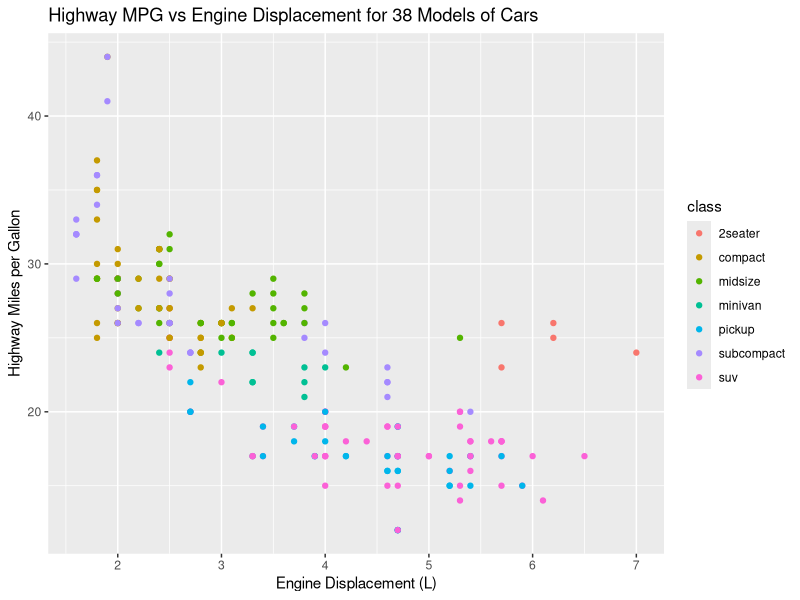
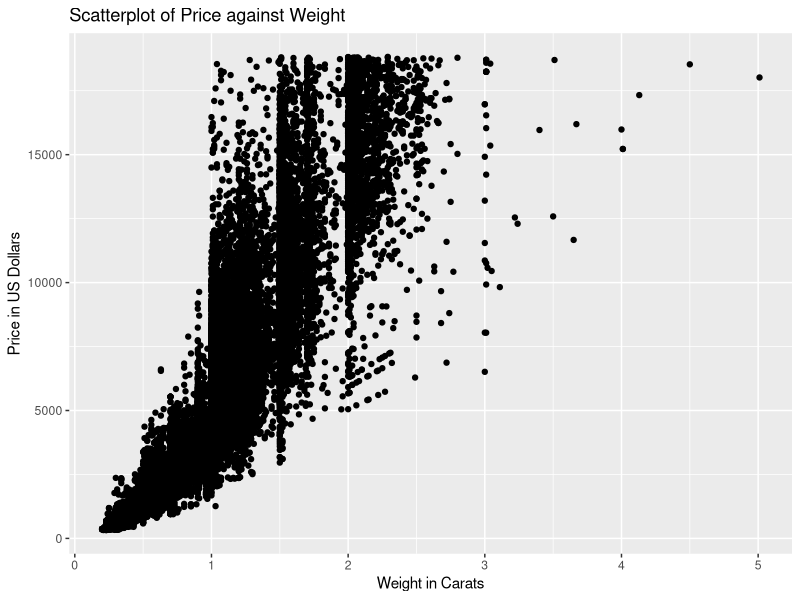
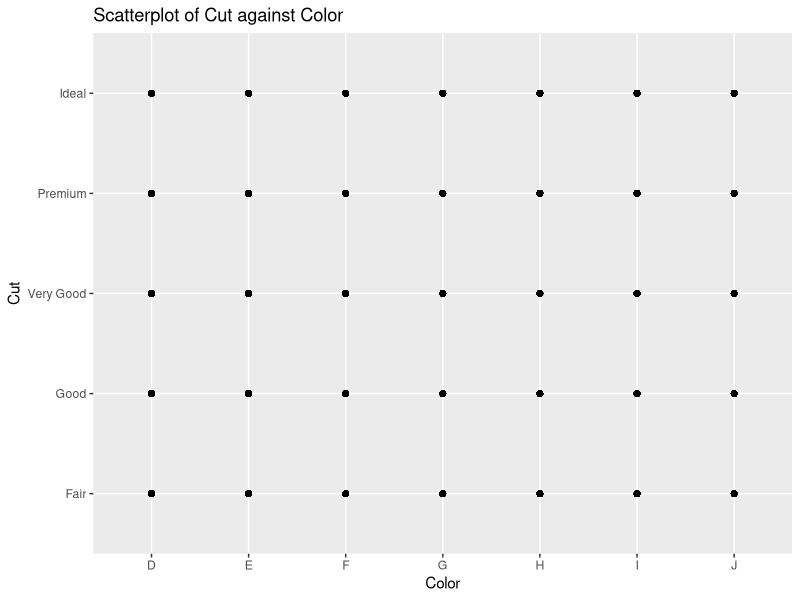
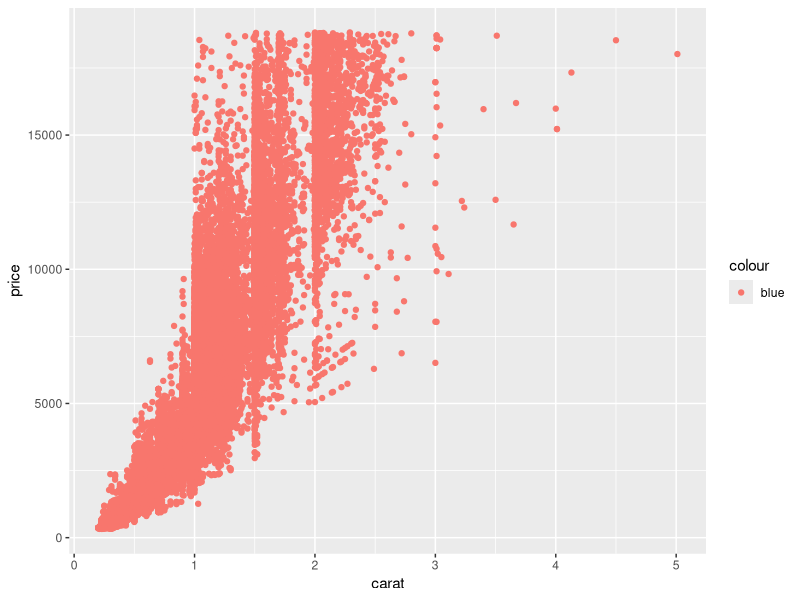
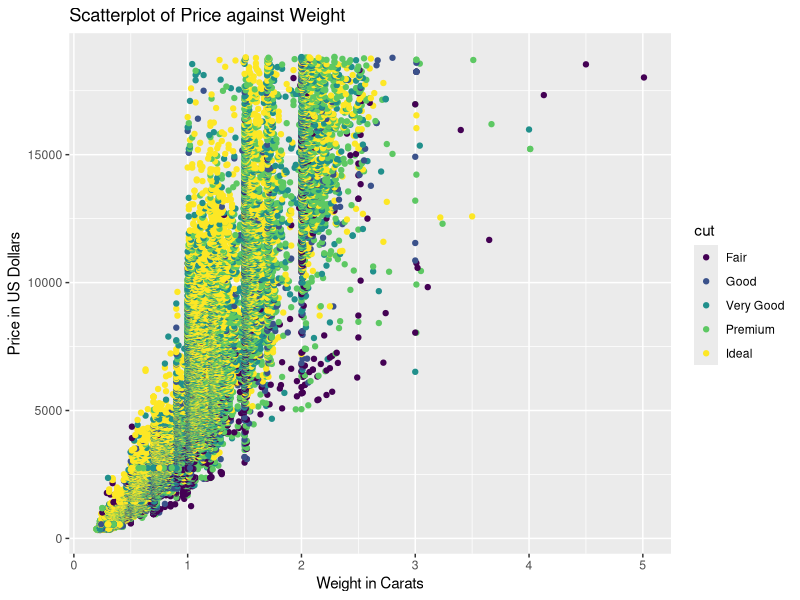
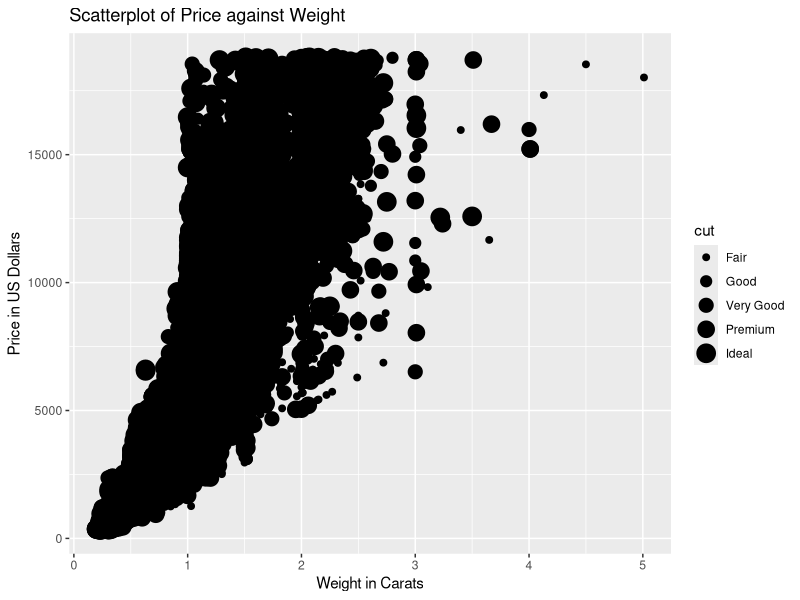
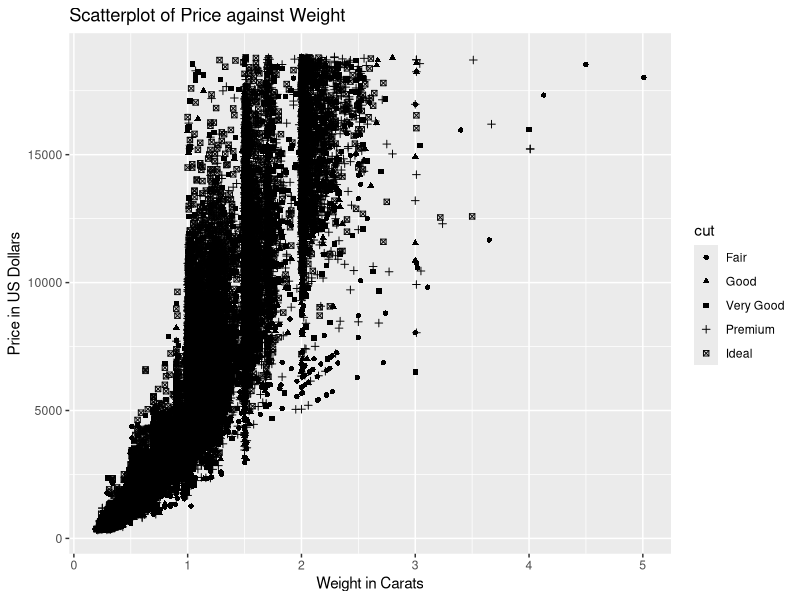
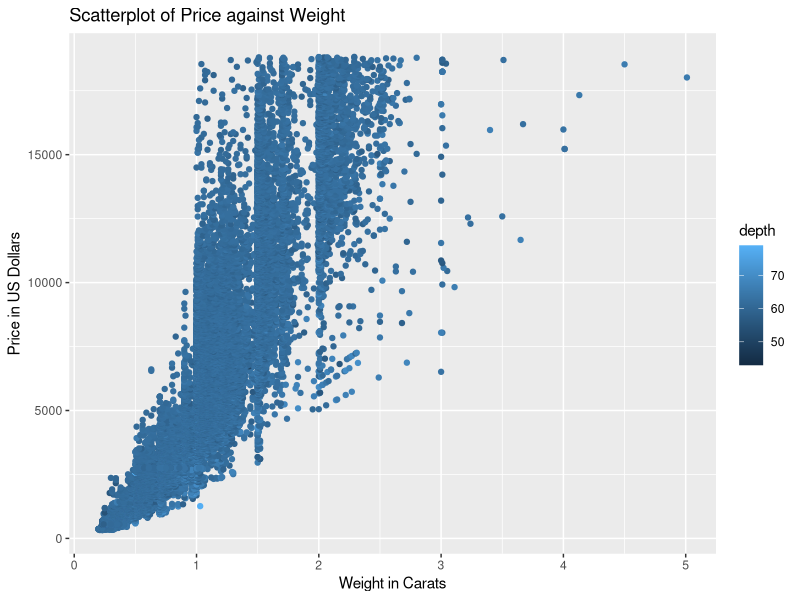

These figures' R source, in order:
## ---- chunk 1
knitr::opts_chunk$set(echo = TRUE)
## ---- chunk 2
library(ggplot2)
## ---- chunk 3
ggplot(data=mpg) + 
  geom_point(mapping = aes(x=displ, y=hwy, color=class)) +
  ggtitle('Highway MPG vs Engine Displacement for 38 Models of Cars') +
  xlab('Engine Displacement (L)') +
  ylab('Highway Miles per Gallon')

## ---- chunk 4
dim(diamonds)
str(diamonds)

## ---- chunk 5
ggplot(data=diamonds) + 
  geom_point(mapping = aes(x=carat, y=price)) +
  ggtitle('Scatterplot of Price against Weight') +
  xlab('Weight in Carats') +
  ylab('Price in US Dollars')
## ---- chunk 6
ggplot(data=diamonds) + 
  geom_point(mapping = aes(x=color, y=cut)) +
  ggtitle('Scatterplot of Cut against Color') +
  xlab('Color') +
  ylab('Cut')
## ---- chunk 7
ggplot(data=diamonds) + 
  geom_point(mapping=aes(x=carat, y=price, color="blue"))
## ---- chunk 8
ggplot(data=diamonds) + 
  geom_point(mapping = aes(x=carat, y=price, color=cut)) +
  ggtitle('Scatterplot of Price against Weight') +
  xlab('Weight in Carats') +
  ylab('Price in US Dollars')
## ---- chunk 9
ggplot(data=diamonds) + 
  geom_point(mapping = aes(x=carat, y=price, size=cut)) +
  ggtitle('Scatterplot of Price against Weight') +
  xlab('Weight in Carats') +
  ylab('Price in US Dollars')
## ---- chunk 10
ggplot(data=diamonds) + 
  geom_point(mapping = aes(x=carat, y=price, shape=cut)) +
  ggtitle('Scatterplot of Price against Weight') +
  xlab('Weight in Carats') +
  ylab('Price in US Dollars')
## ---- chunk 11
ggplot(data=diamonds) + 
  geom_point(mapping = aes(x=carat, y=price, color=depth)) +
  ggtitle('Scatterplot of Price against Weight') +
  xlab('Weight in Carats') +
  ylab('Price in US Dollars')
## ---- chunk 12
ggplot(data=diamonds) + 
  geom_point(mapping = aes(x=carat, y=price, size=depth)) +
  ggtitle('Scatterplot of Price against Weight') +
  xlab('Weight in Carats') +
  ylab('Price in US Dollars')
## ---- chunk 13
#ggplot(data=diamonds) + 
#  geom_point(mapping = aes(x=carat, y=price, shape=depth)) +
#  ggtitle('Scatterplot of Price against Weight') +
#  xlab('Weight in Carats') +
#  ylab('Price in US Dollars')
